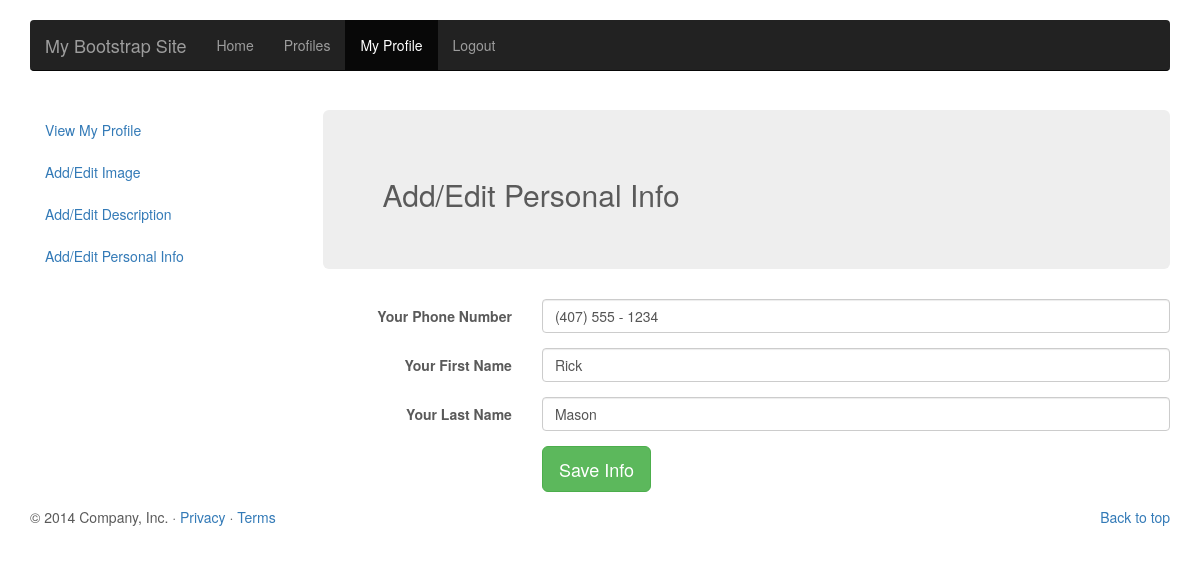
The page /myprofile_user_info.php (signed in) on the database its author committed.
### tables this page shows
CREATE TABLE IF NOT EXISTS `user_personal_info` (
  `user_id` int(11) NOT NULL,
  `user_phone` varchar(11) NOT NULL,
  `user_first` varchar(20) NOT NULL,
  `user_last` varchar(20) NOT NULL
);

### lib/scripts.php (called while the page is built, shortened)
<?php
function formatPhone( $sPhoneNumber ){
	$areacode 	= substr($sPhoneNumber, 0, 3);
	$prefix		= substr($sPhoneNumber, 3, 3);
	$last4 		= substr($sPhoneNumber, -4);
	$output 	= "($areacode) $prefix - $last4";
	return $output;
}

### myprofile_user_info.php (the view, shortened to what this page needs)
<?php
include_once( "lib/wrapper_functions.php" );
include_once( "lib/db_connect.php" );
include_once( "lib/scripts.php");
$sql = "SELECT
			user_phone,
			user_first,
			user_last
		FROM user_personal_info
		WHERE user_id = {$_SESSION['user_id']}";
$stmt = $dbh->query( $sql );
$row = $stmt->fetch( PDO::FETCH_ASSOC );
if( $row ){
	$sDspPhone 		= formatPhone( $row['user_phone'] );
	$sUserFirst 	= $row['user_first'];
	$sUserLast 		= $row['user_last'];
	$sDspSubmitText = "Save Info";
} else {
	$sUserPhone 	= "";
	$sUserFirst 	= "";
	$sUserLast 		= "";
	$sDspPhone 		= "";
	$sDspSubmitText = "Add Info";
}
$sErrorMsg 		= "";
$sidebar = sidebar();
$rightColContent = wrapColumn( $sidebar, 3 );
$jumboContent = wrapJumbotron( "<h2>Add/Edit Personal Info</h2>");
$inputPhone = formInput(	"text",
							"inputPhone",
							$sDspPhone,
							"Your Phone Number",
							$sErrorMsg);
$sErrorMsg = "";
$inputFirst = formInput(	"text",
							"inputFirst",
							$sUserFirst,
							"Your First Name",
							$sErrorMsg);
$sErrorMsg = "";
$inputLast = formInput(	"text",
						"inputLast",
						$sUserLast,
						"Your Last Name",
						$sErrorMsg);
$inputSubmit = formSubmit( "submit", $sDspSubmitText );
$moreContent = wrapFormTags (	$inputPhone . $inputFirst . $inputLast . $inputSubmit,
								"post",
								$_SERVER['PHP_SELF'],
								$encType = false);
$leftColContent = wrapColumn( $jumboContent . $moreContent, 9 );
$rowContent = wrapRow( $rightColContent . $leftColContent );
$sTitle         = "Add Edit Personal Info";
$sTopContent    = outputTop( $sTitle, "My Profile" );
$sBottomContent = outputBottom();
$sBodyContent   = outputNavBarFix();
$sBodyContent  .= wrapContainer( $rowContent );
$sFinalOutput  = $sTopContent;
$sFinalOutput .= $sBodyContent;
$sFinalOutput .= $sBottomContent;
echo $sFinalOutput;
?>

### lib/wrapper_functions.php (shortened to what this page needs)
<?php
function sidebar( ) {
  $current_page = str_replace("/bootstrapsite/", "", $_SERVER['PHP_SELF']);
  $aLinks = [
              "myprofile.php" => "View My Profile",
              "myprofile_image.php" => "Add/Edit Image",
              "myprofile_description.php" => "Add/Edit Description",
              "myprofile_user_info.php" => "Add/Edit Personal Info"
            ];
  $output = "\n\t\t<ul class=\"nav nav-pills nav-stacked\">\n";
  foreach( $aLinks as $path => $dspLabel ){
    $output .= "<li role=\"presentation\"";
    $output .= "><a href=\"$path\">$dspLabel</a></li>";
  }
  $output .= "\t\t</ul>\n";
  return $output;
}
function wrapColumn( $html, $iNumCols ) {
  $output = "\n\t\t<div class=\"col-md-$iNumCols\">\n";
  $output .= $html;
  $output .= "\t</div>\n";
  return $output;
}
function wrapRow( $html ) {
  $output = "\n\t<div class=\"row\">\n";
  $output .= $html;
  $output .= "\t</div>\n";
  return $output;
}
function formSubmit( $sName, $sValue ) {
  $output = "\t<div class=\"form-group\">\n";
  $output .= "\t\t<div class=\"col-sm-offset-3 col-sm-9\">\n";
  $output .= "\t\t\t<input type=\"submit\"
                    class=\"btn btn-success btn-lg\"
                    name=\"$sName\"
                    value=\"$sValue\" />\n";
  $output .= "\t\t</div>\n";
  $output .= "\t</div>\n";
  return $output;
}
function formInput( $sType, $sName, $sValue, $sDspLabelName, $sErrorMsg ){
  $output  = "\t<div class=\"form-group\">\n";
  $output .= "\t\t<label for=\"$sName\"
                class=\"col-sm-3 control-label\">$sDspLabelName</label>\n";
  $output .= "\t\t<div class=\"col-sm-9\">\n";
  $output .= "\t\t\t<input
                      type=\"$sType\"
                      name=\"$sName\"
                      class=\"form-control\"
                      id=\"$sName\"
                      placeholder=\"$sDspLabelName\"
                      value=\"$sValue\">\n";
  $output .= $sErrorMsg;
  $output .= "\t\t</div>\n";
  $output .= "\t</div>\n";
  return $output;
}
function wrapFormTags ( $sForm, $sMethod, $sAction, $encType = false) {
  $output = "\n<form class=\"form-horizontal\"
                        method=\"$sMethod\"
                        action=\"$sAction\" ";
  $output .= ">\n";
  $output .= $sForm;
  $output .= "</form>\n";
  return $output;
}
function wrapJumbotron( $sStringData ) {
  $output = "\n<div class=\"jumbotron\">\n";
  $output .= $sStringData;
  $output .= "</div>\n";
  return $output;
}
function wrapContainer($sData){
  $output = "\n<div class='container'>";
  $output .= $sData;
  $output .= "</div>\n";
  return $output;
}
function outputNavBarFix(){
  return '<div class="nav-bar-fix"></div>';
}
function outputTop ( $title = "My Website", $pageName = "" ){
	if( isset($_SESSION['user_logged']) && true == $_SESSION['user_logged'] ){
    $aLinks = [
              "Home"       => "index.php",
              "Profiles"   => "profiles.php",
              "My Profile" => "myprofile.php",
              "Logout"     => "logout.php"
            ];
  }
  $metadata = <<<EOT
<!DOCTYPE html>
<html lang="en">
  <head>
    <meta charset="utf-8">
    <meta http-equiv="X-UA-Compatible" content="IE=edge">
    <meta name="viewport" content="width=device-width, initial-scale=1">
    <meta name="description" content="">
    <meta name="author" content="">
    <title>$title</title>
<link rel="stylesheet" href="https://maxcdn.bootstrapcdn.com/bootstrap/3.3.1/css/bootstrap.min.css">
    <!--[if lt IE 9]>
      <script src="https://oss.maxcdn.com/html5shiv/3.7.2/html5shiv.min.js"></script>
      <script src="https://oss.maxcdn.com/respond/1.4.2/respond.min.js"></script>
    <![endif]-->
    <link href="css/styles.css" rel="stylesheet">
  </head>
<!-- NAVBAR
================================================== -->
  <body>
    <div class="navbar-wrapper">
      <div class="container">
        <nav class="navbar navbar-inverse navbar-static-top">
          <div class="container">
            <div class="navbar-header">
              <button type="button" class="navbar-toggle collapsed" data-toggle="collapse" data-target="#navbar" aria-expanded="false" aria-controls="navbar">
                <span class="sr-only">Toggle navigation</span>
                <span class="icon-bar"></span>
                <span class="icon-bar"></span>
                <span class="icon-bar"></span>
              </button>
              <a class="navbar-brand" href="index.php">My Bootstrap Site</a>
            </div>
            <div id="navbar" class="navbar-collapse collapse">
              <ul class="nav navbar-nav">
EOT;
  $sLinks = "";
  foreach( $aLinks as $linkTitle => $path ){
    $sLinks .= "<li";
    if( $linkTitle == $pageName ){
      $sLinks .= " class='active'";
    }
    $sLinks .= ">";
    $sLinks .= "<a href='$path'>";
    $sLinks .= $linkTitle;
    $sLinks .= "</a>";
    $sLinks .= "</li>";
  }
    $metadata .= $sLinks;
$metadata     .= <<<EOT
              </ul>
            </div>
          </div>
        </nav>
      </div>
    </div>
EOT;
	return $metadata;
}
function outputBottom(){
	$sBottomContent = <<<EOD
    <div class="container">
      <footer>
        <p class="pull-right"><a href="#">Back to top</a></p>
        <p>&copy; 2014 Company, Inc. &middot; <a href="#">Privacy</a> &middot; <a href="#">Terms</a></p>
      </footer>
    </div>
    <!-- Bootstrap core JavaScript
    ================================================== -->
    <script src="https://ajax.googleapis.com/ajax/libs/jquery/1.11.1/jquery.min.js"></script>
<script src="https://maxcdn.bootstrapcdn.com/bootstrap/3.3.1/js/bootstrap.min.js"></script>
    <script src="js/workaround.js"></script>
  </body>
</html>
EOD;
 return $sBottomContent;
}

### css/styles.css (style rules this page uses)
body { padding-bottom: 40px; color: #5a5a5a; }
.navbar-wrapper { position: absolute; top: 0; right: 0; left: 0; z-index: 20; }
.navbar-wrapper > .container { padding-right: 0; padding-left: 0; }
.navbar-wrapper .navbar { padding-right: 15px; padding-left: 15px; }
.navbar-wrapper .navbar .container { width: auto; }
@media (min-width: 768px) { .navbar-wrapper { margin-top: 20px; } }
@media (min-width: 768px) { .navbar-wrapper .container { padding-right: 15px; padding-left: 15px; } }
@media (min-width: 768px) { .navbar-wrapper .navbar { padding-right: 0; padding-left: 0; } }
@media (min-width: 768px) { .navbar-wrapper .navbar { border-radius: 4px; } }

### rows shown on the page
user_personal_info: inputPhone "(407) 555 - 1234", inputFirst "Rick", inputLast "Mason"

### other values the page prints
$dspLabel "View My Profile"
$dspLabel "Add/Edit Image"
$dspLabel "Add/Edit Description"
$dspLabel "Add/Edit Personal Info"
wrapJumbotron( "<h2>Add/Edit Personal Info</h2>") "Add/Edit Personal Info"
$sDspLabelName "Your Phone Number Your First Name Your Last Name"
